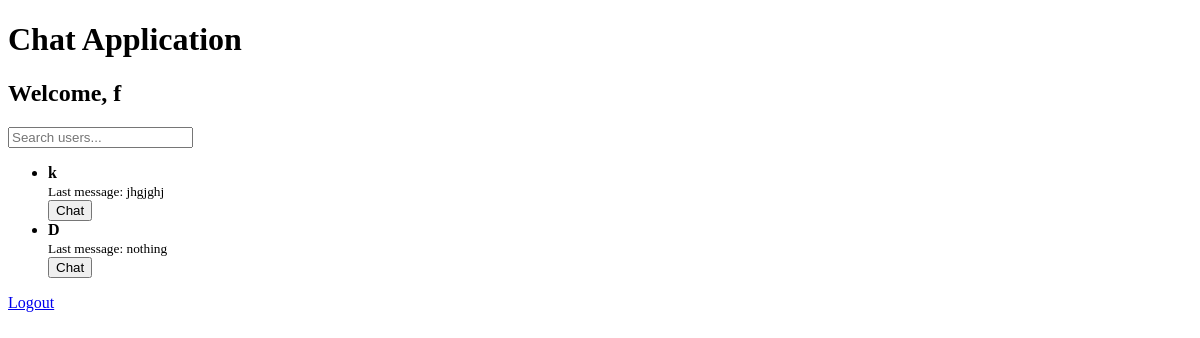
Before: / (signed in) with the older database file.
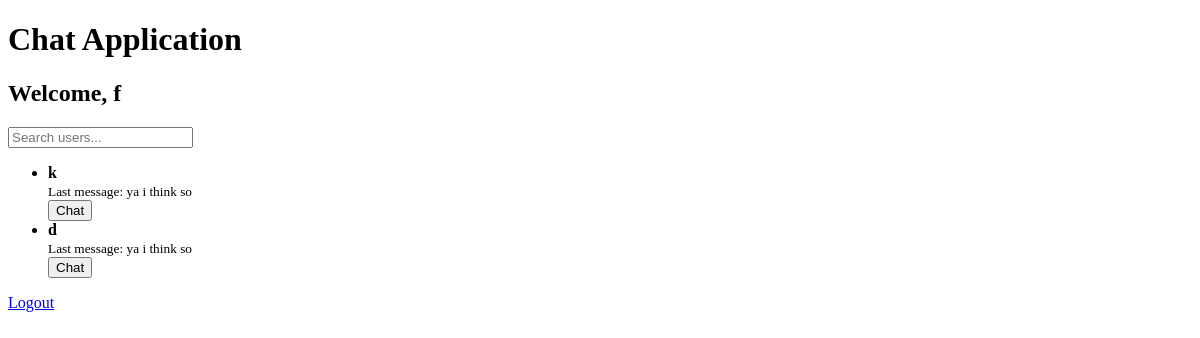
After: the same page with the newer database file.
### tables this page shows
CREATE TABLE users (
        id INTEGER PRIMARY KEY,
        username TEXT UNIQUE NOT NULL,
        password TEXT NOT NULL
    );

### server.py (the view)
@app.route('/')
@login_required
def index():
    cursor.execute('''
    SELECT u.id, u.username, MAX(m.timestamp), m.message
    FROM users u
    LEFT JOIN messages m ON (u.id = m.sender_id AND m.recipient_id = ?) OR (u.id = m.recipient_id AND m.sender_id = ?)
    WHERE u.id != ?
    GROUP BY u.id
    ORDER BY MAX(m.timestamp) DESC
    ''', (current_user.id, current_user.id, current_user.id))
    users = cursor.fetchall()
    return render_template('index.html', username=current_user.username, users=users)

### server.py (called while the page is built)
@login_manager.user_loader
def load_user(user_id):
    cursor.execute("SELECT id, username, password FROM users WHERE id = ?", (user_id,))
    user = cursor.fetchone()
    if user:
        return User(id=user[0], username=user[1], password=user[2])
    return None

### templates/index.html (shortened to what this page needs)
<!DOCTYPE html>
<html lang="en">
<head>
    <link rel="stylesheet" href="{{ url_for('static', filename='css/styles.css') }}">
</head>
<body>
    <h1>Chat Application</h1>
    <h2>Welcome, {{ username }}</h2>
    <input type="text" id="search" placeholder="Search users..." oninput="searchUsers()">
    <ul id="user-list">
        {% for user in users %}
        <li>
            <div>
                <strong>{{ user[1] }}</strong><br>
                <small>Last message: {{ user[3] or 'No messages yet' }}</small><br>
                <button onclick="window.location.href='{{ url_for('chat', recipient_username=user[1]) }}'">Chat</button>
            </div>
        </li>
        {% endfor %}
    </ul>
    <a href="{{ url_for('logout') }}">Logout</a>
</body>
</html>

Changed rows visible on the page:
changed users (number 1 of 2 on the later page): user "jhgjghj" → "ya i think so"
changed users (number 2 of 2 on the later page): username "D" → "d"; user "nothing" → "ya i think so"
